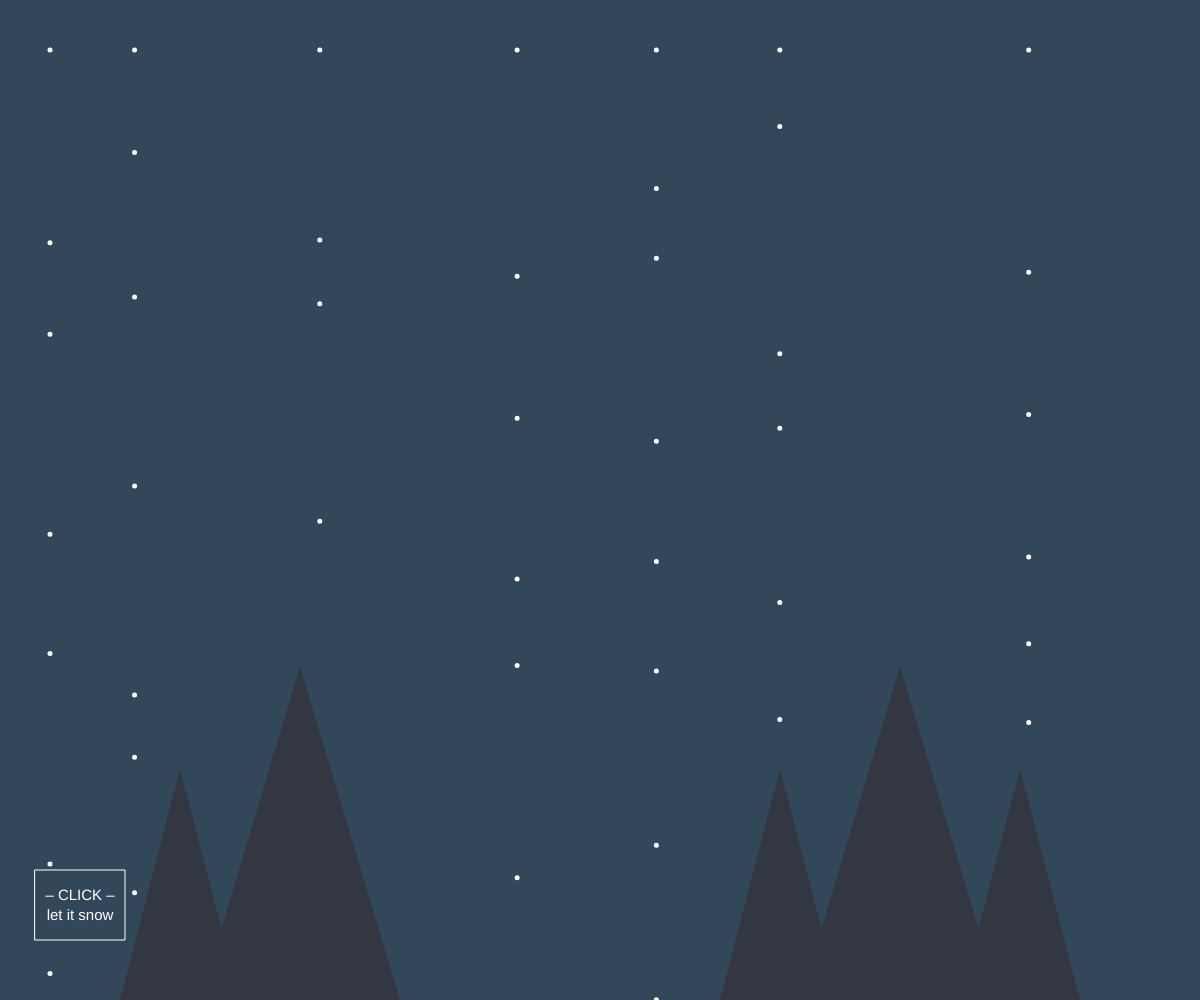
Frame 1 (no input)
Frame 60 (no input): identical to frame 1, image omitted
Frame 120 (the mouse pressed at the canvas centre since frame 60): identical to frame 1, image omitted

The p5.js sketch that drew this single still picture (run headless with seeded random() and noise() and a simulated clock; from frame 60 on, the mouse is pressed at the canvas centre):

// p5.js sketch
// ── sketch.js
let mySnowflake=[];
let star={x:[], y:[], d:[]};
let snowSize=[];
let ii=0;
let strokeW;
let click_ini = true;


function setup() {
  createCanvas(windowWidth,windowHeight);

  //crea stelle (random ad ogni setup)
  const d = 50;
  for (let xx = d; xx < width; xx += random(d, d*5)) {
    for (let yy = d; yy < height; yy += random(d, d*5)) {
      star.x.push(xx);
      star.y.push(yy);
      star.d.push(d);
    }
  }
}

function windowResized() {
  resizeCanvas(windowWidth,windowHeight)
}


function draw() {
  background("#324759");

  //display stelle
  push();
    stroke("#324759");
    strokeWeight(45);
    fill("#FFFFFF");
    for(let s = 0; s < star.x.length; s++){
      ellipse(star.x[s], star.y[s], star.d[s]);
    }
  pop();

  //display alberi
  push();
    noStroke();
    fill("#323741");
    triangle(windowWidth/6,windowHeight,windowWidth/6*2,windowHeight,windowWidth/6*1.5,windowHeight/1.5);
    triangle(windowWidth/6*4,windowHeight,windowWidth/6*5,windowHeight,windowWidth/6*4.5,windowHeight/1.5);
    triangle(windowWidth/10,windowHeight,windowWidth/10*2,windowHeight,windowWidth/10*1.5,windowHeight/1.3);
    triangle(windowWidth/10*8,windowHeight,windowWidth/10*9,windowHeight,windowWidth/10*8.5,windowHeight/1.3);
    triangle(windowWidth/10*6,windowHeight,windowWidth/10*7,windowHeight,windowWidth/10*6.5,windowHeight/1.3);
  pop();

  //display fiocchi
  for(let i = 0; i < mySnowflake.length; i++) {
    mySnowflake[i].display();
    mySnowflake[i].updating();
  }

  //display istruzioni iniziali
  if (click_ini == true) {
    push()
      stroke('#FFFFFF');
      strokeWeight(1);
      noFill();
      rect(width/15-45, height/10*9-30, 90, 70);
    pop()

    push()
      textAlign(CENTER);
      textSize(15);
      noStroke();
      fill('#FFFFFF');
      text('– CLICK –', width/15, height/10*9);
      text('let it snow', width/15, height/10*9+20);
    pop()
  }
}


//al click
function mouseClicked() {
  snowSize.push(random(5, 50));     //random dimensione stella
  strokeW = random(1, 3);           //random spessore stella
  addSnowflake();
  ii++;
  click_ini = false;                //togli istruzioni
}

//aggiungi fiocco
function addSnowflake() {
  const aSnowflake = new Snowflake (mouseX-snowSize[ii], mouseY-snowSize[ii], mouseX+snowSize[ii], mouseY+snowSize[ii], snowSize[ii], strokeW);
  mySnowflake.push(aSnowflake);
}

//generatore fiocchi
class Snowflake {
  constructor(temp_x1, temp_y1, temp_x2, temp_y2, tempsnowSize, temp_strokeW){
    this.x1 = temp_x1;
    this.y1 = temp_y1;
    this.x2 = temp_x2;
    this.y2 = temp_y2;
    this.snowSize = tempsnowSize;
    this.strokeW = temp_strokeW;
  }

  display(){
    stroke("white");
    strokeWeight(this.strokeW);
    //crea singolo fiocco
    line(this.x1, this.y1, this.x2, this.y2);
    line(this.x1+this.snowSize*2, this.y1, this.x2-this.snowSize*2, this.y2);
    line(this.x1+this.snowSize, this.y1, this.x2-this.snowSize, this.y2);
    line(this.x1, this.y1+this.snowSize, this.x2, this.y2-this.snowSize);
  }

  //caduta fiocchi
  updating(){
    this.y1 = this.y1+1;
    this.y2 = this.y2+1;
    this.x1 = this.x1+noise(this.x1);
    this.x2 = this.x2+noise(this.x1);
  }
}
